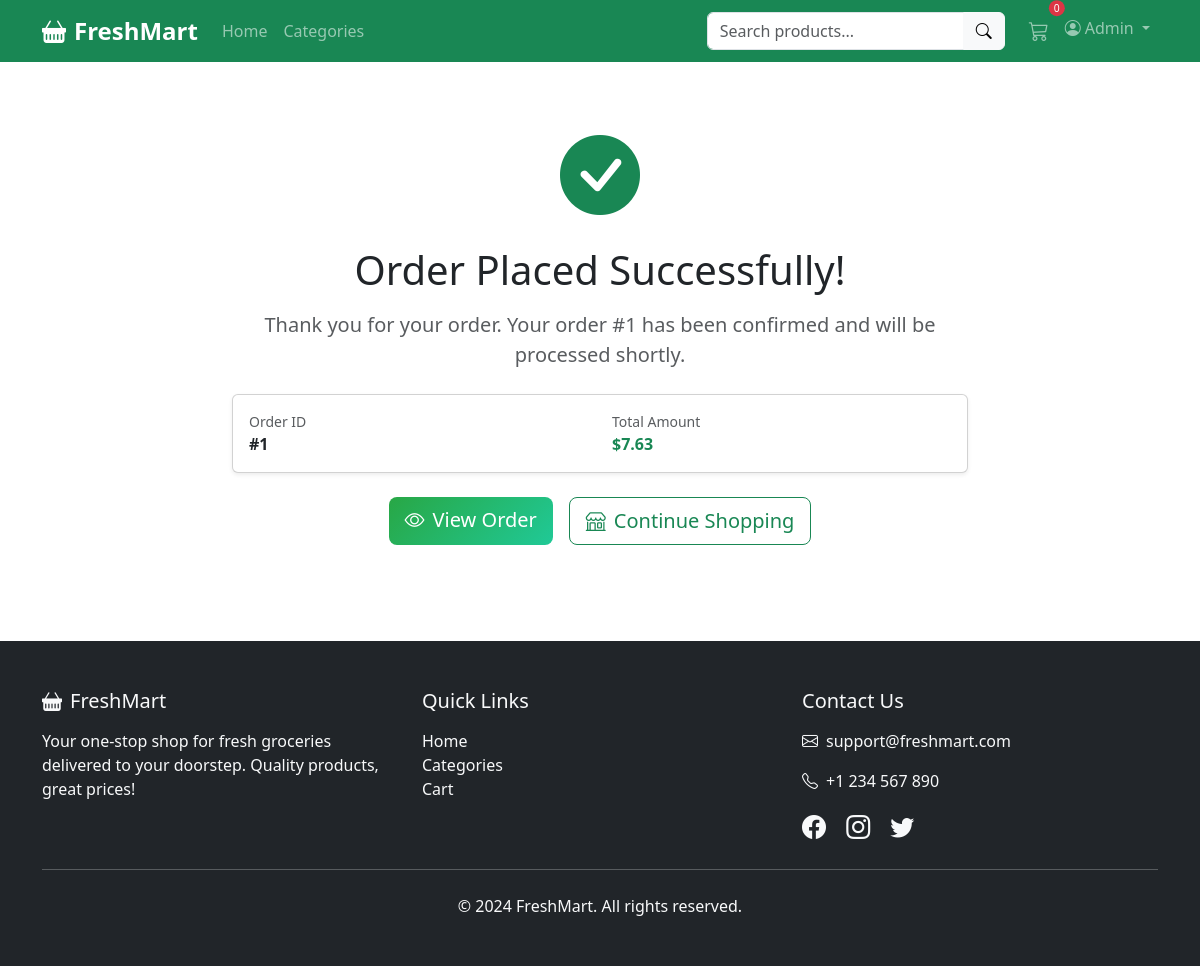
/order/success/1 (signed in), run on the app's committed database.
### models.py (models this page shows, shortened)
class User(UserMixin, db.Model):
    __tablename__ = 'users'
    id = db.Column(db.Integer, primary_key=True)
    username = db.Column(db.String(80), unique=True, nullable=False)
    email = db.Column(db.String(120), unique=True, nullable=False)
    password_hash = db.Column(db.String(256), nullable=False)
    phone = db.Column(db.String(20))
    address = db.Column(db.Text)
    is_admin = db.Column(db.Boolean, default=False)
    created_at = db.Column(db.DateTime, default=datetime.utcnow)
    cart_items = db.relationship('Cart', backref='user', lazy=True, cascade='all, delete-orphan')
    orders = db.relationship('Order', backref='user', lazy=True)

class Order(db.Model):
    __tablename__ = 'orders'
    STATUS_PENDING = 'pending'
    STATUS_PAID = 'paid'
    STATUS_PROCESSING = 'processing'
    STATUS_SHIPPED = 'shipped'
    STATUS_DELIVERED = 'delivered'
    STATUS_CANCELLED = 'cancelled'
    id = db.Column(db.Integer, primary_key=True)
    user_id = db.Column(db.Integer, db.ForeignKey('users.id'), nullable=False)
    total_amount = db.Column(db.Float, nullable=False)
    status = db.Column(db.String(20), default=STATUS_PENDING)
    payment_id = db.Column(db.String(100))
    payment_method = db.Column(db.String(50))
    delivery_address = db.Column(db.Text)
    delivery_phone = db.Column(db.String(20))
    created_at = db.Column(db.DateTime, default=datetime.utcnow)
    items = db.relationship('OrderItem', backref='order', lazy=True, cascade='all, delete-orphan')

### routes/orders.py (the view)
@orders_bp.route('/order/success/<int:order_id>')
@login_required
def order_success(order_id):
    order = Order.query.get_or_404(order_id)
    if order.user_id != current_user.id:
        flash('Unauthorized access.', 'danger')
        return redirect(url_for('main.index'))
    return render_template('order_success.html', order=order)

### templates/order_success.html (shortened to what this page needs)
{% extends "base.html" %}
{% block content %}
<div class="container py-5">
    <div class="row justify-content-center">
        <div class="col-md-8 text-center">
            <div class="mb-4">
                <i class="bi bi-check-circle-fill display-1 text-success"></i>
            </div>
            <h1 class="mb-3">Order Placed Successfully!</h1>
            <p class="lead text-muted mb-4">Thank you for your order. Your order #{{ order.id }} has been confirmed and will be processed shortly.</p>
            <div class="card shadow-sm mb-4">
                <div class="card-body">
                    <div class="row text-start">
                        <div class="col-md-6">
                            <small class="text-muted d-block">Order ID</small>
                            <span class="fw-bold">#{{ order.id }}</span>
                        </div>
                        <div class="col-md-6">
                            <small class="text-muted d-block">Total Amount</small>
                            <span class="fw-bold text-success">${{ "%.2f"|format(order.total_amount) }}</span>
                        </div>
                    </div>
                </div>
            </div>
            <div class="d-flex justify-content-center gap-3">
                <a href="{{ url_for('orders.order_detail', order_id=order.id) }}" class="btn btn-success btn-lg">
                    <i class="bi bi-eye me-2"></i>View Order
                </a>
                <a href="{{ url_for('main.index') }}" class="btn btn-outline-success btn-lg">
                    <i class="bi bi-shop me-2"></i>Continue Shopping
                </a>
            </div>
        </div>
    </div>
</div>
{% endblock %}

### templates/base.html (shortened to what this page needs)
<!DOCTYPE html>
<html lang="en">
<head>
    <link href="https://cdn.jsdelivr.net/npm/bootstrap@5.3.2/dist/css/bootstrap.min.css" rel="stylesheet">
    <link rel="stylesheet" href="https://cdn.jsdelivr.net/npm/bootstrap-icons@1.11.1/font/bootstrap-icons.css">
    <link rel="stylesheet" href="{{ url_for('static', filename='css/style.css') }}">
</head>
<body>
    <nav class="navbar navbar-expand-lg navbar-dark bg-success sticky-top">
        <div class="container">
            <a class="navbar-brand fw-bold" href="{{ url_for('main.index') }}">
                <i class="bi bi-basket-fill me-2"></i>FreshMart
            </a>
            <div class="collapse navbar-collapse" id="navbarNav">
                <ul class="navbar-nav me-auto">
                    <li class="nav-item">
                        <a class="nav-link" href="{{ url_for('main.index') }}">Home</a>
                    </li>
                    <li class="nav-item">
                        <a class="nav-link" href="{{ url_for('main.categories') }}">Categories</a>
                    </li>
                </ul>
                <form class="d-flex me-3" action="{{ url_for('main.index') }}" method="GET">
                    <div class="input-group">
                        <input type="search" name="search" class="form-control" placeholder="Search products..."
                               value="{{ search_query if search_query else '' }}">
                        <button class="btn btn-light" type="submit"><i class="bi bi-search"></i></button>
                    </div>
                </form>
                <ul class="navbar-nav">
                    {% if current_user.is_authenticated %}
                        <li class="nav-item">
                            <a class="nav-link position-relative" href="{{ url_for('cart.view_cart') }}">
                                <i class="bi bi-cart3 fs-5"></i>
                                <span class="position-absolute top-0 start-100 translate-middle badge rounded-pill bg-danger cart-badge">
                                    {{ cart_count }}
                                </span>
                            </a>
                        </li>
                        <li class="nav-item dropdown">
                            <a class="nav-link dropdown-toggle" href="#" data-bs-toggle="dropdown">
                                <i class="bi bi-person-circle me-1"></i>{{ current_user.username }}
                            </a>
                        </li>
                    {% endif %}
                </ul>
            </div>
        </div>
    </nav>
    <main>
        {% block content %}{% endblock %}
    </main>
    <footer class="bg-dark text-light py-5 mt-5">
        <div class="container">
            <div class="row">
                <div class="col-md-4">
                    <h5 class="mb-3"><i class="bi bi-basket-fill me-2"></i>FreshMart</h5>
                    <p>Your one-stop shop for fresh groceries delivered to your doorstep. Quality products, great prices!</p>
                </div>
                <div class="col-md-4">
                    <h5 class="mb-3">Quick Links</h5>
                    <ul class="list-unstyled">
                        <li><a href="{{ url_for('main.index') }}" class="text-light text-decoration-none">Home</a></li>
                        <li><a href="{{ url_for('main.categories') }}" class="text-light text-decoration-none">Categories</a></li>
                        <li><a href="{{ url_for('cart.view_cart') }}" class="text-light text-decoration-none">Cart</a></li>
                    </ul>
                </div>
                <div class="col-md-4">
                    <h5 class="mb-3">Contact Us</h5>
                    <p><i class="bi bi-envelope me-2"></i>support@freshmart.com</p>
                    <p><i class="bi bi-telephone me-2"></i>+1 234 567 890</p>
                    <div class="mt-3">
                        <a href="#" class="text-light me-3"><i class="bi bi-facebook fs-4"></i></a>
                        <a href="#" class="text-light me-3"><i class="bi bi-instagram fs-4"></i></a>
                        <a href="#" class="text-light"><i class="bi bi-twitter fs-4"></i></a>
                    </div>
                </div>
            </div>
            <hr class="my-4">
            <div class="text-center">
                <p class="mb-0">&copy; 2024 FreshMart. All rights reserved.</p>
            </div>
        </div>
    </footer>
</body>
</html>

### static/css/style.css (style rules this page uses)
body { min-height: 100vh; display: flex; flex-direction: column; }
main { flex: 1; }
.cart-badge { font-size: 0.65rem; padding: 0.25em 0.5em; }
.navbar-brand { font-size: 1.5rem; }
.btn-success { background: linear-gradient(135deg, #28a745 0%, #20c997 100%); border: none; }
.card { transition: box-shadow 0.2s ease; }
footer { margin-top: auto; }
.badge { font-weight: 500; }
.sticky-top { z-index: 100; }

### data on the page
User: username "Admin"
Order: id "1", total_amount "7.63"

### other printed values
{{ cart_count }} "0"
